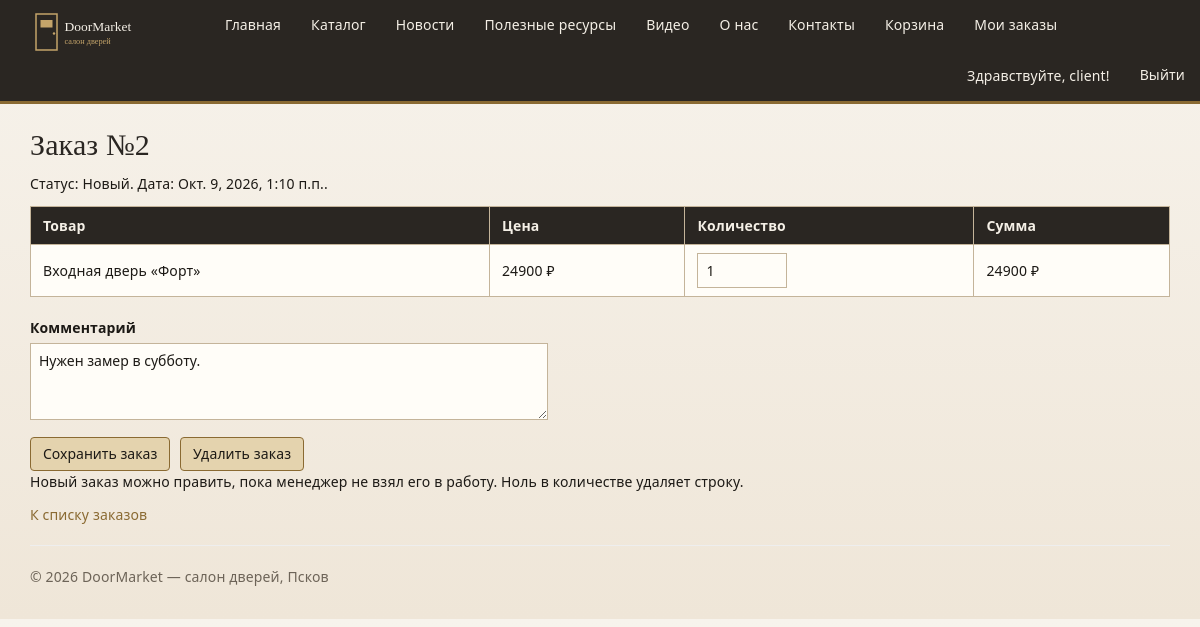
/myorders/2/ (signed in), run on the app's committed database.
### app/models.py (models this page shows, shortened)
class Order(models.Model):
    STATUS_CHOICES = (
        ('new', 'Новый'),
        ('processing', 'В работе'),
        ('done', 'Выполнен'),
        ('cancelled', 'Отменён'),
    )
    client = models.ForeignKey(User, on_delete=models.CASCADE, verbose_name="Клиент")
    created = models.DateTimeField(default=datetime.now, db_index=True, verbose_name="Дата")
    status = models.CharField(max_length=20, choices=STATUS_CHOICES, default='new', verbose_name="Статус")
    comment = models.TextField(blank=True, verbose_name="Комментарий к заказу")
    class Meta:
        db_table = "Orders"
        verbose_name = "заказ"
        verbose_name_plural = "заказы"
        ordering = ["-created"]

class OrderLine(models.Model):
    order = models.ForeignKey(Order, on_delete=models.CASCADE, related_name='lines', verbose_name="Заказ")
    product = models.ForeignKey(Product, null=True, blank=True, on_delete=models.SET_NULL, verbose_name="Товар")
    name = models.CharField(max_length=200, verbose_name="Название")
    price = models.DecimalField(max_digits=10, decimal_places=2, verbose_name="Цена")
    quantity = models.PositiveIntegerField(default=1, verbose_name="Количество")
    def line_sum(self):
        return self.price * self.quantity
    class Meta:
        db_table = "OrderLines"
        verbose_name = "строка заказа"
        verbose_name_plural = "строки заказа"

### app/views.py (the view, shortened to what this page needs)
# urls.py: path('myorders/<int:parametr>/', views.myorder, name='myorder'),
def myorder(request, parametr):
    assert isinstance(request, HttpRequest)
    denied = require_client(request)
    if denied:
        return denied
    order = get_object_or_404(Order, id=parametr, client=request.user)
    return render(
        request,
        'app/myorder.html',
        {
            'title': 'Заказ №%s' % order.id,
            'order': order,
            'year': _year(),
        }
    )

### app/views.py (called while the page is built)
def _year():
    return datetime.now().year

def is_client(user):
    return user.is_authenticated and (not user.is_staff) and (not user.is_superuser)

def require_client(request):
    if not is_client(request.user):
        return redirect('login')
    return None

### app/templates/app/myorder.html (shortened to what this page needs)
{% extends "app/layout.html" %}
{% block content %}
<h2>{{ title }}</h2>
<p>Статус: {{ order.get_status_display }}. Дата: {{ order.created }}.</p>
{% if order.status == 'new' %}
<form method="POST">
    <table class="salon-table">
        <tr>
            <th>Товар</th>
            <th>Цена</th>
            <th>Количество</th>
            <th>Сумма</th>
        </tr>
        {% for line in order.lines.all %}
        <tr>
            <td>{{ line.name }}</td>
            <td>{{ line.price|floatformat:0 }} ₽</td>
            <td><input type="number" name="qty_{{ line.id }}" value="{{ line.quantity }}" min="0" max="99" /></td>
            <td>{{ line.line_sum|floatformat:0 }} ₽</td>
        </tr>
        {% endfor %}
    </table>
    <p>
        <label for="id_comment">Комментарий</label><br />
        <textarea id="id_comment" name="comment" rows="3" cols="60">{{ order.comment }}</textarea>
    </p>
    <button type="submit" class="btn btn-default">Сохранить заказ</button>
    <a class="btn btn-default" href="{% url 'myorder_delete' parametr=order.id %}">Удалить заказ</a>
</form>
<p>Новый заказ можно править, пока менеджер не взял его в работу. Ноль в количестве удаляет строку.</p>
{% endif %}
<p><a href="{% url 'myorders' %}">К списку заказов</a></p>
{% endblock %}

### app/templates/app/loginpartial.html (shortened to what this page needs)
{% if user.is_authenticated %}
<form id="logoutForm" action="{% url 'logout' %}" method="post" class="navbar-right">
    <ul class="nav navbar-nav navbar-right">
        <li><span class="navbar-text">Здравствуйте, {{ user.username }}!</span></li>
        <li><a href="javascript:document.getElementById('logoutForm').submit()">Выйти</a></li>
    </ul>
</form>
{% else %}
<ul class="nav navbar-nav navbar-right">
    <li><a href="{% url 'login' %}">Вход</a></li>
</ul>
{% endif %}

### app/static/app/content/site.css (style rules this page uses)
body { padding-top: 110px; padding-bottom: 20px; }
.navbar-inverse .navbar-nav > li > a, .navbar-inverse .navbar-text { color: #f4efe6; }
body { color: #1c1915; background-color: #f3eee6; background-image: linear-gradient(180deg, #f7f3ec 0%, #efe6d8 100%); font-family: "Segoe UI", Georgia, "Times New Roman", serif; letter-spacing: 0.01em; line-height: 1.5; text-align: left; }
h1, h2, h3 { color: #2a2622; font-family: Georgia, "Times New Roman", serif; margin-top: 18px; margin-bottom: 12px; }
p { margin: 0 0 12px; }
a { color: #8a6a32; text-decoration: none; }
.btn-default { color: #1c1915; background-color: #e4d3ae; border: 1px solid #8a6a32; margin-right: 6px; }
input[type="text"], input[type="password"], input[type="number"], textarea, select { border: 1px solid #c4b49a; padding: 6px 8px; background-color: #fffdf8; max-width: 100%; }
table.salon-table { border-collapse: collapse; width: 100%; border: 1px solid #c4b49a; margin: 12px 0 20px; background-color: #fffdf8; }
table.salon-table th, table.salon-table td { border: 1px solid #c4b49a; padding: 8px 12px; text-align: left; }
table.salon-table th { background-color: #2a2622; color: #f4efe6; }

### data on the page
Order: status "Новый", created "Окт. 9, 2026, 1:10 п.п.", comment "Нужен замер в субботу."
OrderLine: name "Входная дверь «Форт»", price "24900", quantity "1", line_sum "24900"

### other printed values
{{ user.username }} "client"
{{ title }} "Заказ №2"
{{ year }} "2026"
